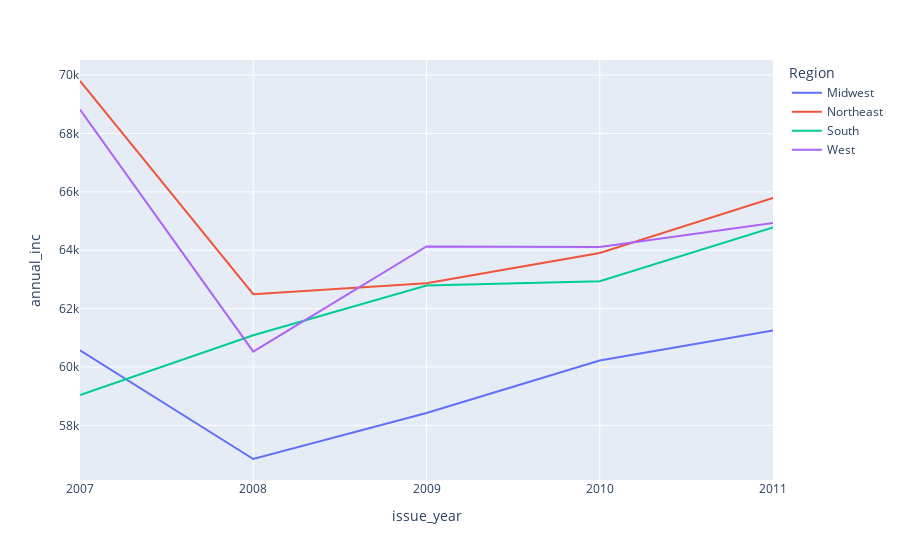

The notebook cell this image was saved under:
### Code cell
# plots
# number of defaulters as per the regions
df = data[['Region','loan_status','id']].groupby(by=['Region','loan_status'], as_index=False).count()
f, ax = plt.subplots(1,3, figsize=(20,6))
sns.barplot(x='Region',y='id',hue='loan_status',data=df, ax=ax[0])
ax[0].set_title("Count of Borrowers as per Regions", fontsize=14)
# Average income as per the regions
df = data[['Region','issue_year','annual_inc']].groupby(['Region','issue_year'], as_index=False).mean()
fig = px.line(df, x='issue_year',y='annual_inc',color='Region')
fig.show()
# Average interest rate as per the regions
df = data[['Region','int_rate','issue_year']].groupby(by=['Region','issue_year'], as_index=False).mean()
sns.lineplot(x='issue_year',y='int_rate',hue='Region',data=df, ax=ax[1])
ax[1].set_title("Average Interest Rates as per the Region", fontsize=14)
# Loan sanctioned as per the regions
sns.barplot(x='Region',y='loan_amnt',data=data, ax=ax[2])
ax[2].set_title("Amount of loans sanctioned", fontsize=14)
f.show()

### Figure 1 — Plotly figure (JSON) as saved in the notebook; plotly's stock layout.template omitted (floating-point values rounded to 4 significant figures)
{"data": [{"hovertemplate": "Region=Midwest<br>issue_year=%{x}<br>annual_inc=%{y}<extra></extra>", "legendgroup": "Midwest", "line": {"color": "#636efa", "dash": "solid"}, "marker": {"symbol": "circle"}, "mode": "lines", "name": "Midwest", "orientation": "v", "showlegend": true, "type": "scatter", "x": ["2007", "2008", "2009", "2010", "2011"], "xaxis": "x", "y": [60570.0, 56850.0, 58420.0, 60220.0, 61250.0], "yaxis": "y"}, {"hovertemplate": "Region=Northeast<br>issue_year=%{x}<br>annual_inc=%{y}<extra></extra>", "legendgroup": "Northeast", "line": {"color": "#EF553B", "dash": "solid"}, "marker": {"symbol": "circle"}, "mode": "lines", "name": "Northeast", "orientation": "v", "showlegend": true, "type": "scatter", "x": ["2007", "2008", "2009", "2010", "2011"], "xaxis": "x", "y": [69800.0, 62490.0, 62870.0, 63900.0, 65790.0], "yaxis": "y"}, {"hovertemplate": "Region=South<br>issue_year=%{x}<br>annual_inc=%{y}<extra></extra>", "legendgroup": "South", "line": {"color": "#00cc96", "dash": "solid"}, "marker": {"symbol": "circle"}, "mode": "lines", "name": "South", "orientation": "v", "showlegend": true, "type": "scatter", "x": ["2007", "2008", "2009", "2010", "2011"], "xaxis": "x", "y": [59040.0, 61080.0, 62790.0, 62940.0, 64780.0], "yaxis": "y"}, {"hovertemplate": "Region=West<br>issue_year=%{x}<br>annual_inc=%{y}<extra></extra>", "legendgroup": "West", "line": {"color": "#ab63fa", "dash": "solid"}, "marker": {"symbol": "circle"}, "mode": "lines", "name": "West", "orientation": "v", "showlegend": true, "type": "scatter", "x": ["2007", "2008", "2009", "2010", "2011"], "xaxis": "x", "y": [68820.0, 60520.0, 64130.0, 64110.0, 64940.0], "yaxis": "y"}], "layout": {"legend": {"title": {"text": "Region"}, "tracegroupgap": 0}, "margin": {"t": 60}, "xaxis": {"anchor": "y", "domain": [0, 1], "title": {"text": "issue_year"}}, "yaxis": {"anchor": "x", "domain": [0, 1], "title": {"text": "annual_inc"}}}}
